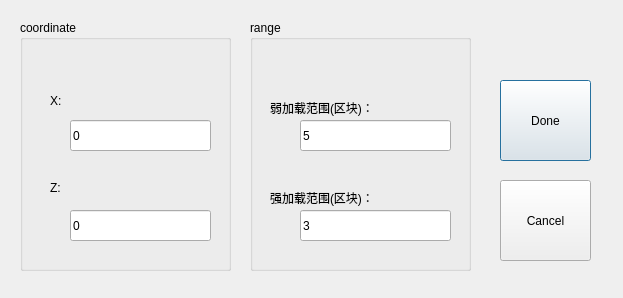
<?xml version="1.0" encoding="UTF-8"?>
<ui version="4.0">
 <class>Dialog</class>
 <widget class="QDialog" name="Dialog">
  <property name="geometry">
   <rect>
    <x>0</x>
    <y>0</y>
    <width>623</width>
    <height>298</height>
   </rect>
  </property>
  <property name="windowTitle">
   <string>Dialog</string>
  </property>
  <widget class="QGroupBox" name="groupBox">
   <property name="geometry">
    <rect>
     <x>20</x>
     <y>20</y>
     <width>211</width>
     <height>251</height>
    </rect>
   </property>
   <property name="title">
    <string>coordinate</string>
   </property>
   <widget class="QLineEdit" name="lineEdit">
    <property name="geometry">
     <rect>
      <x>50</x>
      <y>100</y>
      <width>141</width>
      <height>31</height>
     </rect>
    </property>
    <property name="text">
     <string>0</string>
    </property>
   </widget>
   <widget class="QLineEdit" name="lineEdit_2">
    <property name="geometry">
     <rect>
      <x>50</x>
      <y>190</y>
      <width>141</width>
      <height>31</height>
     </rect>
    </property>
    <property name="text">
     <string>0</string>
    </property>
   </widget>
   <widget class="QLabel" name="label">
    <property name="geometry">
     <rect>
      <x>30</x>
      <y>70</y>
      <width>71</width>
      <height>21</height>
     </rect>
    </property>
    <property name="text">
     <string>X:</string>
    </property>
   </widget>
   <widget class="QLabel" name="label_2">
    <property name="geometry">
     <rect>
      <x>30</x>
      <y>160</y>
      <width>72</width>
      <height>15</height>
     </rect>
    </property>
    <property name="text">
     <string>Z:</string>
    </property>
   </widget>
  </widget>
  <widget class="QGroupBox" name="groupBox_2">
   <property name="geometry">
    <rect>
     <x>250</x>
     <y>20</y>
     <width>221</width>
     <height>251</height>
    </rect>
   </property>
   <property name="title">
    <string>range</string>
   </property>
   <widget class="QLineEdit" name="lineEdit_3">
    <property name="geometry">
     <rect>
      <x>50</x>
      <y>100</y>
      <width>151</width>
      <height>31</height>
     </rect>
    </property>
    <property name="text">
     <string>5</string>
    </property>
   </widget>
   <widget class="QLineEdit" name="lineEdit_4">
    <property name="geometry">
     <rect>
      <x>50</x>
      <y>190</y>
      <width>151</width>
      <height>31</height>
     </rect>
    </property>
    <property name="text">
     <string>3</string>
    </property>
   </widget>
   <widget class="QLabel" name="label_3">
    <property name="geometry">
     <rect>
      <x>20</x>
      <y>80</y>
      <width>141</width>
      <height>16</height>
     </rect>
    </property>
    <property name="text">
     <string>弱加载范围(区块)：</string>
    </property>
   </widget>
   <widget class="QLabel" name="label_4">
    <property name="geometry">
     <rect>
      <x>20</x>
      <y>170</y>
      <width>141</width>
      <height>16</height>
     </rect>
    </property>
    <property name="text">
     <string>强加载范围(区块)：</string>
    </property>
   </widget>
  </widget>
  <widget class="QPushButton" name="pushButton">
   <property name="geometry">
    <rect>
     <x>500</x>
     <y>80</y>
     <width>91</width>
     <height>81</height>
    </rect>
   </property>
   <property name="text">
    <string>Done</string>
   </property>
  </widget>
  <widget class="QPushButton" name="pushButton_2">
   <property name="geometry">
    <rect>
     <x>500</x>
     <y>180</y>
     <width>91</width>
     <height>81</height>
    </rect>
   </property>
   <property name="text">
    <string>Cancel</string>
   </property>
  </widget>
 </widget>
 <resources/>
 <connections/>
</ui>
